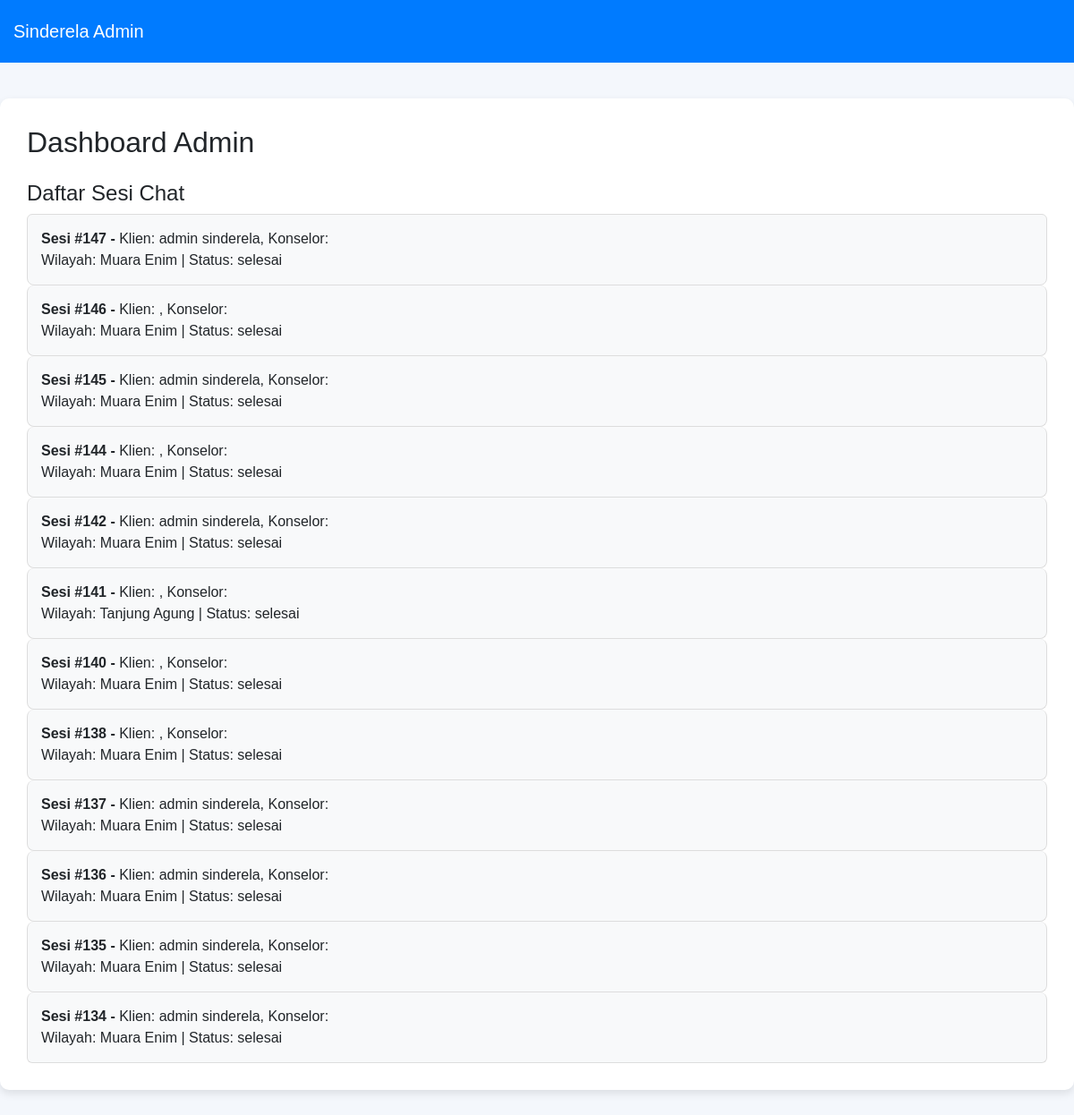
The app's page /admin/chat_room.php (signed in) with its own data.
### tables this page shows
CREATE TABLE `chat_sessions` (
  `id` int(11) NOT NULL,
  `klien_id` int(11) NOT NULL,
  `konselor_id` int(11) NOT NULL,
  `id_wilayah` int(11) DEFAULT NULL,
  `status` enum('menunggu','berlangsung','selesai') DEFAULT 'menunggu',
  `created_at` timestamp NOT NULL DEFAULT current_timestamp(),
  `ended_at` timestamp NULL DEFAULT NULL,
  `psikolog_id` int(11) DEFAULT NULL,
  `refer` tinyint(1) DEFAULT 0,
  `notifikasi` tinyint(1) DEFAULT 0
);

CREATE TABLE `users` (
  `id` int(11) NOT NULL,
  `username` varchar(50) NOT NULL,
  `nama` varchar(100) NOT NULL,
  `nomor_hp` varchar(15) DEFAULT NULL,
  `id_wilayah` int(11) DEFAULT NULL,
  `password_hash` varchar(255) NOT NULL,
  `role` enum('klien','konselor','psikolog','admin') NOT NULL,
  `session` tinyint(1) DEFAULT 0,
  `ratting` float DEFAULT NULL,
  `is_verified` tinyint(1) DEFAULT 0,
  `reset_token` varchar(255) DEFAULT NULL,
  `token_expiry` timestamp NOT NULL DEFAULT current_timestamp() ON UPDATE current_timestamp(),
  `is_online` tinyint(1) DEFAULT 0,
  `email` varchar(255) DEFAULT NULL,
  `created_at` timestamp NOT NULL DEFAULT current_timestamp(),
  `sub_role` enum('Dewasa','Sebaya','Psikolog','Admin','Klien') NOT NULL DEFAULT 'Klien'
);

CREATE TABLE `wilayah` (
  `id` int(11) NOT NULL,
  `nama_wilayah` varchar(100) NOT NULL
);

### admin/chat_room.php (the view, shortened to what this page needs)
<?php
include '../config/config.php';
$sql_sessions = "
    SELECT
        cs.id AS session_id,
        cs.klien_id,
        cs.konselor_id,
        cs.status,
        u_klien.nama AS klien_nama,
        u_konselor.nama AS konselor_nama,
        w.nama_wilayah
    FROM
        chat_sessions cs
    LEFT JOIN
        users u_klien ON cs.klien_id = u_klien.id
    LEFT JOIN
        users u_konselor ON cs.konselor_id = u_konselor.id
    LEFT JOIN
        wilayah w ON cs.id_wilayah = w.id
    ORDER BY
        cs.id DESC
";
$stmt_sessions = $conn->prepare($sql_sessions);
$stmt_sessions->execute();
$sessions_result = $stmt_sessions->get_result();
?>
<!DOCTYPE html>
<html lang="id">
<head>
    <link href="https://cdn.jsdelivr.net/npm/bootstrap@5.3.0/dist/css/bootstrap.min.css" rel="stylesheet">
    <link href="https://cdnjs.cloudflare.com/ajax/libs/font-awesome/6.4.0/css/all.min.css" rel="stylesheet">
</head>
<body>
    <nav class="navbar navbar-expand-lg navbar-custom">
        <a href="#" class="navbar-brand">Sinderela Admin</a>
    </nav>
    <div class="dashboard-container">
        <h2>Dashboard Admin</h2>
        <div class="mt-4">
            <h4>Daftar Sesi Chat</h4>
            <div class="list-group">
                <?php while ($session = $sessions_result->fetch_assoc()): ?>
                    <a href="admin-dashboard.php?session_id=<?= htmlspecialchars($session['session_id']) ?>" class="list-group-item">
                        <strong>Sesi #<?= htmlspecialchars($session['session_id']) ?> - </strong>
                        Klien: <?= htmlspecialchars($session['klien_nama']) ?>, Konselor: <?= htmlspecialchars($session['konselor_nama']) ?>
                        <br>
                        Wilayah: <?= htmlspecialchars($session['nama_wilayah']) ?> | Status: <?= htmlspecialchars($session['status']) ?>
                    </a>
                <?php endwhile; ?>
            </div>
        </div>
    </div>
</body>
</html>

### admin/chat_room.php (style rules this page uses)
body { font-family: 'Arial', sans-serif; background-color: #f4f7fc; }
.navbar-custom { background-color: #007bff; color: white; padding: 15px; font-size: 18px; }
.navbar-custom a { color: white; text-decoration: none; }
.dashboard-container { max-width: 1200px; margin: 40px auto; background-color: #ffffff; border-radius: 10px; box-shadow: 0px 4px 10px rgba(0, 0, 0, 0.1); padding: 30px; }
.list-group-item { padding: 15px; background-color: #f8f9fa; border: 1px solid #ddd; border-radius: 8px; transition: background-color 0.3s ease; }

### records on screen
chat_sessions: id "147", klien.nama "admin sinderela", id_wilayah.nama_wilayah "Muara Enim", status "selesai"
chat_sessions: id "146", id_wilayah.nama_wilayah "Muara Enim", status "selesai"
chat_sessions: id "145", klien.nama "admin sinderela", id_wilayah.nama_wilayah "Muara Enim", status "selesai"
chat_sessions: id "144", id_wilayah.nama_wilayah "Muara Enim", status "selesai"
chat_sessions: id "142", klien.nama "admin sinderela", id_wilayah.nama_wilayah "Muara Enim", status "selesai"
chat_sessions: id "141", id_wilayah.nama_wilayah "Tanjung Agung", status "selesai"
chat_sessions: id "140", id_wilayah.nama_wilayah "Muara Enim", status "selesai"
chat_sessions: id "138", id_wilayah.nama_wilayah "Muara Enim", status "selesai"
chat_sessions: id "137", klien.nama "admin sinderela", id_wilayah.nama_wilayah "Muara Enim", status "selesai"
chat_sessions: id "136", klien.nama "admin sinderela", id_wilayah.nama_wilayah "Muara Enim", status "selesai"
chat_sessions: id "135", klien.nama "admin sinderela", id_wilayah.nama_wilayah "Muara Enim", status "selesai"
chat_sessions: id "134", klien.nama "admin sinderela", id_wilayah.nama_wilayah "Muara Enim", status "selesai"
